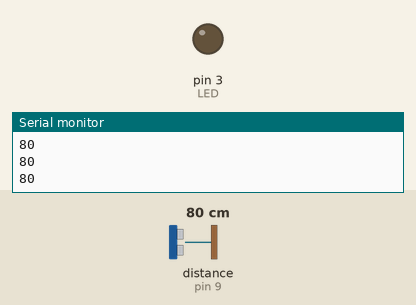
Bench run of a sketch on a simulated Arduino Uno, built with avr-gcc and run on an emulated ATmega328P. Parts: output pins drawn as LEDs (lit = HIGH), the last lines printed to the serial monitor. Wiring (inferred from the names in the program): ultrasonic range finder: trigger pin 10; echo pin 9. Dashed ring = blinking. Inputs (shaded band) come from the test bench; at power-on: distance to the obstacle (sensor on pin 9) 80 cm. The echo pulse lasts 58.3 µs per cm; pins used as bus, display or sensor lines are not drawn.

Above: at 1.2 s.
1.3 s: distance to the obstacle (sensor on pin 9) set to 23 cm
2.8 s: distance to the obstacle (sensor on pin 9) set to 19 cm
At 3.11 s:
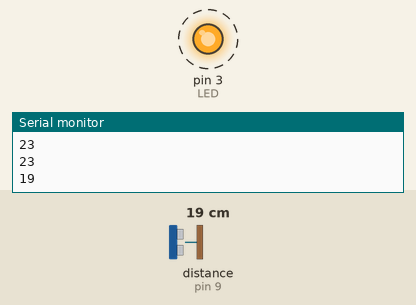
5.8 s: distance to the obstacle (sensor on pin 9) set to 35 cm
At 6.04 s:
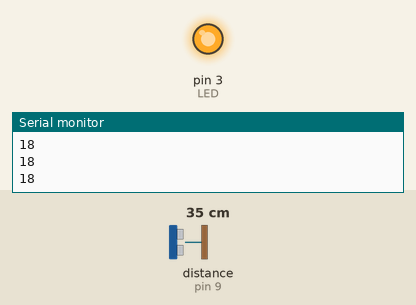
7.5 s: distance to the obstacle (sensor on pin 9) set to 18 cm
At 7.91 s:
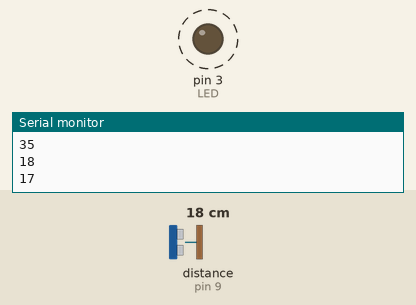
Timing chart, 0 to 11.5 s (numbered marks = the images above; inputs shaded):
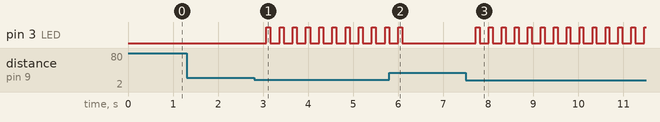

The sketch:

05SensorUltrasonico.ino
```cpp
//https://www.youtube.com/watch?v=mlw3APOUt8U&list=PLkjnQ3NFTPnY1eNyLDGi547gkVui1vyn2&index=5

int TRIG = 10;
int ECO = 9;
int LED = 3;
int DURACION;
int DISTANCIA;

void setup() {
  // put your setup code here, to run once:
  pinMode(TRIG, OUTPUT);
  pinMode(ECO, INPUT);
  pinMode(LED, OUTPUT);
  Serial.begin(9600);
}

void loop() {
  // put your main code here, to run repeatedly:
  digitalWrite(TRIG, HIGH);
  delay(1);
  digitalWrite(TRIG, LOW);
  DURACION = pulseIn(ECO, HIGH);
  DISTANCIA = DURACION / 58.2;
  Serial.println(DISTANCIA);
  delay(200);
 if(DISTANCIA <=20 && DISTANCIA >=0){

    digitalWrite(LED,HIGH);
  delay(DISTANCIA*5);
  digitalWrite(LED,LOW);


  }

}
```

Measured:
- the behaviour switches between 21 and 20 cm on distance to the obstacle (sensor on pin 9) (found by bisection; images 0 and 1)
- after the input at 2.8 s, pin 3 (LED): alternates HIGH for 0.09 s and LOW for 0.20 s, starting after 0.27 s
- after the input at 5.8 s, pin 3 (LED): goes on until 6.1 s, then stays LOW
- after the input at 7.5 s, pin 3 (LED): alternates HIGH for 0.09 s and LOW for 0.20 s, starting after 0.22 s
